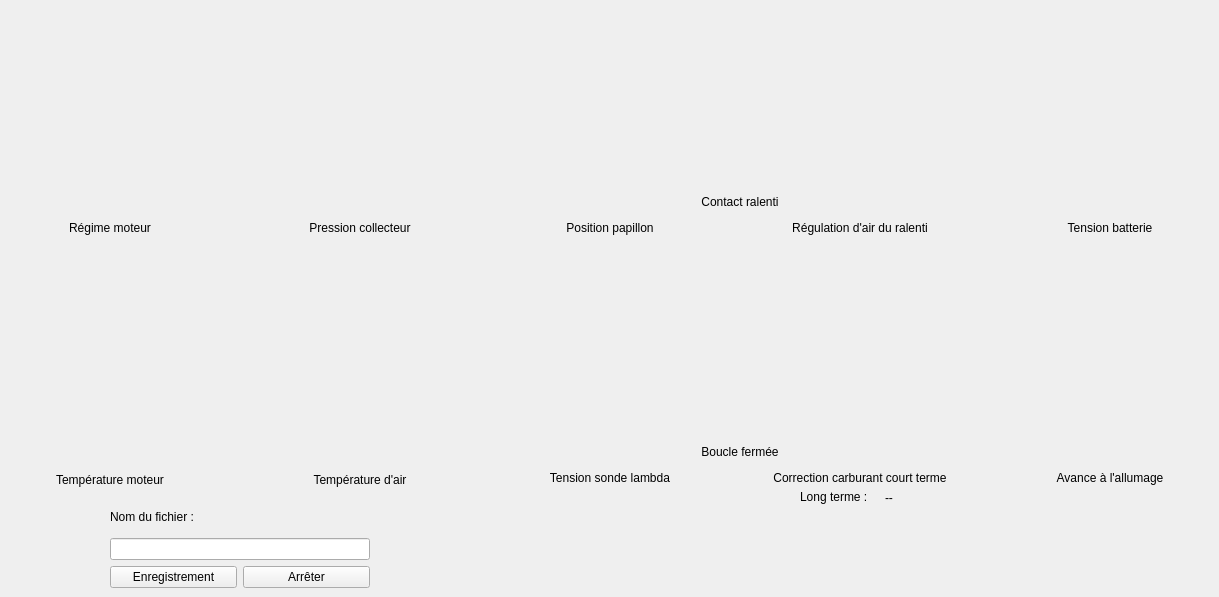
    <widget class="QWidget" name="overview_tab">
     <attribute name="title">
      <string>Aperçu</string>
     </attribute>
     <widget class="ManoMeter100" name="m_idle_position" native="true">
      <property name="geometry">
       <rect>
        <x>760</x>
        <y>10</y>
        <width>200</width>
        <height>200</height>
       </rect>
      </property>
     </widget>
     <widget class="ManoMeter" name="m_battery" native="true">
      <property name="geometry">
       <rect>
        <x>1010</x>
        <y>10</y>
        <width>200</width>
        <height>200</height>
       </rect>
      </property>
     </widget>
    <widget class="ManoMeter" name="m_ignition_advance" native="true">
      <property name="geometry">
       <rect>
        <x>1010</x>
        <y>260</y>
        <width>200</width>
        <height>200</height>
       </rect>
      </property>
     </widget>
    <widget class="ManoMeter" name="m_short_term_correction" native="true">
      <property name="geometry">
       <rect>
        <x>760</x>
        <y>260</y>
        <width>200</width>
        <height>200</height>
       </rect>
      </property>
     </widget>     
     <widget class="ManoMeter100" name="m_throttle_pos" native="true">
      <property name="geometry">
       <rect>
        <x>510</x>
        <y>10</y>
        <width>200</width>
        <height>200</height>
       </rect>
      </property>
     </widget>
     <widget class="ManoMeter900" name="m_lambda_voltage" native="true">
      <property name="geometry">
       <rect>
        <x>510</x>
        <y>260</y>
        <width>200</width>
        <height>200</height>
       </rect>
      </property>
      <property name="toolTip">
       <string>&lt;html&gt;&lt;head/&gt;&lt;body&gt;&lt;p&gt; 0-200 mV : mélange pauvre&lt;/p&gt;&lt;p&gt;700-900 mV : mélange riche &lt;/p&gt;&lt;/body&gt;&lt;/html&gt;</string>
      </property>
     </widget>
     <widget class="QLabel" name="m_throttle_pos_label">
      <property name="geometry">
       <rect>
        <x>510</x>
        <y>220</y>
        <width>200</width>
        <height>16</height>
       </rect>
      </property>
      <property name="sizePolicy">
       <sizepolicy hsizetype="Preferred" vsizetype="Maximum">
        <horstretch>0</horstretch>
        <verstretch>0</verstretch>
       </sizepolicy>
      </property>
      <property name="text">
       <string>Position papillon</string>
      </property>
      <property name="alignment">
       <set>Qt::AlignCenter</set>
      </property>
     </widget>
     <widget class="QLabel" name="m_short_term_label">
      <property name="geometry">
       <rect>
        <x>760</x>
        <y>470</y>
        <width>200</width>
        <height>16</height>
       </rect>
      </property>
      <property name="sizePolicy">
       <sizepolicy hsizetype="Preferred" vsizetype="Maximum">
        <horstretch>0</horstretch>
        <verstretch>0</verstretch>
       </sizepolicy>
      </property>
      <property name="text">
       <string>Correction carburant court terme</string>
      </property>
      <property name="alignment">
       <set>Qt::AlignCenter</set>
      </property>
     </widget>     
          <widget class="QLabel" name="m_idlebypass_pos_label">
      <property name="geometry">
       <rect>
        <x>760</x>
        <y>220</y>
        <width>200</width>
        <height>16</height>
       </rect>
      </property>
      <property name="sizePolicy">
       <sizepolicy hsizetype="Preferred" vsizetype="Maximum">
        <horstretch>0</horstretch>
        <verstretch>0</verstretch>
       </sizepolicy>
      </property>
      <property name="text">
       <string>Régulation d'air du ralenti</string>
      </property>
      <property name="alignment">
       <set>Qt::AlignCenter</set>
      </property>
     </widget>
          <widget class="QLabel" name="m_battery_voltage_label">
      <property name="geometry">
       <rect>
        <x>1010</x>
        <y>220</y>
        <width>200</width>
        <height>16</height>
       </rect>
      </property>
      <property name="sizePolicy">
       <sizepolicy hsizetype="Preferred" vsizetype="Maximum">
        <horstretch>0</horstretch>
        <verstretch>0</verstretch>
       </sizepolicy>
      </property>
      <property name="text">
       <string>Tension batterie</string>
      </property>
      <property name="alignment">
       <set>Qt::AlignCenter</set>
      </property>
           </widget>
          <widget class="QLabel" name="m_ignition_advance_label">
      <property name="geometry">
       <rect>
        <x>1010</x>
        <y>470</y>
        <width>200</width>
        <height>16</height>
       </rect>
      </property>
      <property name="sizePolicy">
       <sizepolicy hsizetype="Preferred" vsizetype="Maximum">
        <horstretch>0</horstretch>
        <verstretch>0</verstretch>
       </sizepolicy>
      </property>
      <property name="text">
       <string>Avance à l'allumage</string>
      </property>
      <property name="alignment">
       <set>Qt::AlignCenter</set>
      </property>
     </widget>
     <widget class="QLabel" name="m_lambda_label">
      <property name="geometry">
       <rect>
        <x>510</x>
        <y>470</y>
        <width>200</width>
        <height>16</height>
       </rect>
      </property>
      <property name="sizePolicy">
       <sizepolicy hsizetype="Preferred" vsizetype="Maximum">
        <horstretch>0</horstretch>
        <verstretch>0</verstretch>
       </sizepolicy>
      </property>
      <property name="text">
       <string>Tension sonde lambda</string>
      </property>
      <property name="alignment">
       <set>Qt::AlignCenter</set>
      </property>
     </widget>
    <!--  <widget class="QLabel" name="m_idle_base_Label">
      <property name="geometry">
       <rect>
        <x>1050</x>
        <y>520</y>
        <width>200</width>
        <height>16</height>
       </rect>
      </property>
      <property name="text">
       <string>Position de base ralenti :</string>
      </property>
      <property name="alignment">
       <set>Qt::AlignLeft</set>
      </property>
     </widget>
     <widget class="QLabel" name="m_idle_bas_volts">
      <property name="geometry">
       <rect>
        <x>970</x>
        <y>540</y>
        <width>200</width>
        <height>16</height>
       </rect>
      </property>
      <property name="text">
       <string>0.0V</string>
      </property>
     </widget>
     <widget class="QProgressBar" name="m_idle_base_pos">
      <property name="geometry">
       <rect>
        <x>1010</x>
        <y>540</y>
        <width>240</width>
        <height>21</height>
       </rect>
      </property>
      <property name="value">
       <number>0</number>
      </property>
     </widget> -->
     <!-- <widget class="QLabel" name="m_fue_trim_label">
      <property name="geometry">
       <rect>
        <x>550</x>
        <y>540</y>
        <width>120</width>
        <height>20</height>
       </rect>
      </property>
      <property name="text">
       <string>Court terme :</string>
      </property>
      <property name="alignment">
       <set>Qt::AlignLeft</set>
      </property>
     </widget> -->
     <widget class="QLabel" name="m_closed_loop_label">
      <property name="geometry">
       <rect>
        <x>610</x>
        <y>444</y>
        <width>260</width>
        <height>16</height>
       </rect>
      </property>
      <property name="text">
       <string>Boucle fermée</string>
      </property>
      <property name="alignment">
       <set>Qt::AlignCenter</set>
      </property>
     </widget>
     <widget class="QLedIndicator" name="m_closedLoopLed" native="true">
      <property name="geometry">
       <rect>
        <x>722</x>
        <y>410</y>
        <width>26</width>
        <height>26</height>
       </rect>
      </property>
     </widget>

     <widget class="ManoMeter" name="m_revCounter" native="true">
      <property name="geometry">
       <rect>
        <x>10</x>
        <y>10</y>
        <width>200</width>
        <height>200</height>
       </rect>
      </property>
     </widget>
     <widget class="ManoMeter100" name="m_mapGauge" native="true">
      <property name="geometry">
       <rect>
        <x>260</x>
        <y>10</y>
        <width>200</width>
        <height>200</height>
       </rect>
      </property>
      <property name="toolTip">
       <string>&lt;html&gt;&lt;head/&gt;&lt;body&gt;&lt;p&gt;moteur arrêté	&amp;lt;&amp;gt; ~ 100 kPa&lt;/p&gt;&lt;p&gt;moteur au ralenti 	&amp;lt;&amp;gt; ~ 25-40 kPa&lt;/p&gt;&lt;p&gt;en cas d'écart, vérifier les durites&lt;/p&gt;&lt;/body&gt;&lt;/html&gt;</string>
      </property>
     </widget>
     <!-- <widget class="QLabel" name="m_throttleLabel">
      <property name="geometry">
       <rect>
        <x>1050</x>
        <y>30</y>
        <width>200</width>
        <height>20</height>
       </rect>
      </property>
      <property name="text">
       <string>Position papillon :</string>
      </property>
      <property name="alignment">
       <set>Qt::AlignLeft</set>
      </property>
     </widget> -->
     <!-- <widget class="QLabel" name="m_throttlePotVolts">
      <property name="geometry">
       <rect>
        <x>1010</x>
        <y>50</y>
        <width>31</width>
        <height>16</height>
       </rect>
      </property>
      <property name="text">
       <string>0.0V</string>
      </property>
     </widget> -->
     <!-- <widget class="QProgressBar" name="m_throttleBar">
      <property name="geometry">
       <rect>
        <x>1050</x>
        <y>50</y>
        <width>240</width>
        <height>21</height>
       </rect>
      </property>
      <property name="value">
       <number>0</number>
      </property>
     </widget> -->
     <!-- <widget class="QLabel" name="m_idleBypassLabel">
      <property name="geometry">
       <rect>
        <x>1050</x>
        <y>90</y>
        <width>200</width>
        <height>16</height>
       </rect>
      </property>
      <property name="text">
       <string>Position moteur pas-à-pas ralenti :</string>
      </property>
      <property name="alignment">
       <set>Qt::AlignLeft</set>
      </property>
     </widget> -->
     <!-- <widget class="QLabel" name="m_iacPositionSteps">
      <property name="geometry">
       <rect>
        <x>1010</x>
        <y>110</y>
        <width>16</width>
        <height>16</height>
       </rect>
      </property>
      <property name="text">
       <string>0</string>
      </property>
     </widget> -->
     <!-- <widget class="QProgressBar" name="m_idleBypassPosBar">
      <property name="geometry">
       <rect>
        <x>1050</x>
        <y>110</y>
        <width>240</width>
        <height>21</height>
       </rect>
      </property>
      <property name="value">
       <number>0</number>
      </property>
     </widget> -->
     <widget class="QLabel" name="m_revCounterLabel">
      <property name="geometry">
       <rect>
        <x>10</x>
        <y>220</y>
        <width>200</width>
        <height>16</height>
       </rect>
      </property>
      <property name="sizePolicy">
       <sizepolicy hsizetype="Preferred" vsizetype="Maximum">
        <horstretch>0</horstretch>
        <verstretch>0</verstretch>
       </sizepolicy>
      </property>
      <property name="text">
       <string>Régime moteur</string>
      </property>
      <property name="alignment">
       <set>Qt::AlignCenter</set>
      </property>
     </widget>
     <widget class="QLabel" name="m_mapGaugeLabel">
      <property name="geometry">
       <rect>
        <x>260</x>
        <y>220</y>
        <width>200</width>
        <height>16</height>
       </rect>
      </property>
      <property name="sizePolicy">
       <sizepolicy hsizetype="Preferred" vsizetype="Maximum">
        <horstretch>0</horstretch>
        <verstretch>0</verstretch>
       </sizepolicy>
      </property>
      <property name="text">
       <string>Pression collecteur</string>
      </property>
      <property name="alignment">
       <set>Qt::AlignCenter</set>
      </property>
     </widget>
          <widget class="QLabel" name="m_idleSwitchLabel">
      <property name="geometry">
       <rect>
        <x>610</x>
        <y>194</y>
        <width>260</width>
        <height>16</height>
       </rect>
      </property>
      <property name="sizePolicy">
       <sizepolicy hsizetype="Preferred" vsizetype="Maximum">
        <horstretch>0</horstretch>
        <verstretch>0</verstretch>
       </sizepolicy>
      </property>
      <property name="text">
       <string>Contact ralenti</string>
      </property>
      <property name="alignment">
       <set>Qt::AlignCenter</set>
      </property>
     </widget>
      <widget class="QLedIndicator" name="m_idleSwitchLed" native="true">
      <property name="geometry">
       <rect>
        <x>722</x>
        <y>160</y>
        <width>26</width>
        <height>26</height>
       </rect>
      </property>
     </widget>
     <widget class="QWidget" name="layoutWidget">
      <property name="geometry">
       <rect>
        <x>110</x>
        <y>510</y>
        <width>260</width>
        <height>78</height>
       </rect>
      </property>
      <layout class="QGridLayout" name="m_dataBLayout">
       <item row="0" column="1">
        <widget class="QLabel" name="m_logFileNameLabel">
         <property name="text">
          <string>Nom du fichier :</string>
         </property>
         <property name="alignment">
          <set>Qt::AlignLeft</set>
         </property>
        </widget>
       </item>
       <item row="1" column="1" colspan="2">
        <widget class="QLineEdit" name="m_logFileNameBox"/>
       </item>
       <item row="2" column="1">
        <widget class="QPushButton" name="m_startLoggingButton">
         <property name="autoFillBackground">
          <bool>false</bool>
         </property>
         <property name="text">
          <string>Enregistrement</string>
         </property>
        </widget>
       </item>
       <item row="2" column="2">
        <widget class="QPushButton" name="m_stopLoggingButton">
         <property name="enabled">
          <bool>true</bool>
         </property>
         <property name="text">
          <string>Arrêter</string>
         </property>
        </widget>
       </item>
      </layout>
     </widget>
     <widget class="ManoMeter" name="m_waterTempGauge" native="true">
      <property name="geometry">
       <rect>
        <x>10</x>
        <y>260</y>
        <width>200</width>
        <height>200</height>
       </rect>
      </property>
     </widget>
     <widget class="ManoMeter100" name="m_airTempGauge" native="true">
      <property name="geometry">
       <rect>
        <x>260</x>
        <y>260</y>
        <width>200</width>
        <height>200</height>
       </rect>
      </property>
     </widget>
     <widget class="QLabel" name="m_waterTempLabel">
      <property name="geometry">
       <rect>
        <x>10</x>
        <y>470</y>
        <width>200</width>
        <height>20</height>
       </rect>
      </property>
      <property name="sizePolicy">
       <sizepolicy hsizetype="Preferred" vsizetype="Maximum">
        <horstretch>0</horstretch>
        <verstretch>0</verstretch>
       </sizepolicy>
      </property>
      <property name="text">
       <string>Température moteur</string>
      </property>
      <property name="alignment">
       <set>Qt::AlignCenter</set>
      </property>
     </widget>
     <widget class="QLabel" name="m_airTempLabel">
      <property name="geometry">
       <rect>
        <x>260</x>
        <y>470</y>
        <width>200</width>
        <height>20</height>
       </rect>
      </property>
      <property name="sizePolicy">
       <sizepolicy hsizetype="Preferred" vsizetype="Maximum">
        <horstretch>0</horstretch>
        <verstretch>0</verstretch>
       </sizepolicy>
      </property>
      <property name="text">
       <string>Température d'air</string>
      </property>
      <property name="alignment">
       <set>Qt::AlignCenter</set>
      </property>
     </widget>
     <widget class="QLabel" name="m_long_trim_label">
      <property name="geometry">
       <rect>
        <x>800</x>
        <y>490</y>
        <width>120</width>
        <height>20</height>
       </rect>
      </property>
      <property name="text">
       <string>Long terme :</string>
      </property>
      <property name="alignment">
       <set>Qt::AlignLeft</set>
      </property>
         </widget>
     <widget class="QLabel" name="m_long_trim">
      <property name="geometry">
       <rect>
        <x>885</x>
        <y>490</y>
        <width>31</width>
        <height>16</height>
       </rect>
      </property>
      <property name="text">
       <string>--</string>
      </property>
	 </widget>
	  
     <zorder>m_idle_position</zorder>
     <!-- <zorder>m_throttleLabel</zorder> -->
     <!-- <zorder>m_throttlePotVolts</zorder> -->
     <!-- <zorder>m_throttleBar</zorder> -->
     <!-- <zorder>m_idleBypassLabel</zorder> -->
     <!-- <zorder>m_iacPositionSteps</zorder> -->
     <!-- <zorder>m_idleBypassPosBar</zorder> -->
     <zorder>m_ignition_advance</zorder>
     <zorder>layoutWidget</zorder>
<!--      <zorder>m_idle_base_Label</zorder>
     <zorder>m_idle_bas_volts</zorder>
     <zorder>m_idle_base_pos</zorder> -->
     <!-- <zorder>m_fuel_trim_label</zorder> -->
     <zorder>m_closed_loop_label</zorder>
     <zorder>m_idleSwitchLed</zorder>
     <zorder>m_closedLoopLed</zorder>
     <zorder>m_revCounterLabel</zorder>
     <zorder>m_airTempLabel</zorder>
     <zorder>m_waterTempLabel</zorder>
     <zorder>m_mapGaugeLabel</zorder>
     <zorder>m_throttle_pos_label</zorder>
     <zorder>m_lambda_label</zorder>
     <zorder>m_revCounter</zorder>
     <zorder>m_throttle_pos</zorder>
     <zorder>m_waterTempGauge</zorder>
     <zorder>m_lambda_voltage</zorder>
     <zorder>m_mapGauge</zorder>
     <zorder>m_airTempGauge</zorder>
     <zorder>m_long_trim_label</zorder>
     <zorder>m_long_trim</zorder>
    </widget>
